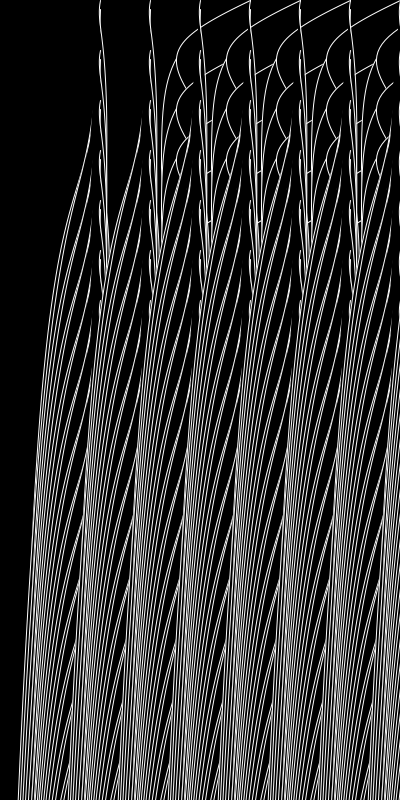
Frame 1 (no input)
Frame 2 (the mouse pressed at the canvas centre, redrawn once): identical to frame 1, image omitted

The Processing sketch that drew this single still picture (run headless with seeded random() and noise(); the mouse was pressed at the canvas centre and the sketch redrawn once):

// Processing sketch: processing_24813
// ── processing_24813.pde

int h=250;
int g=100;
int c=1000;
//import processing.pdf.*;

int patternSeperationX = 50;
int patternSeperationY = 50;


void setup(){
  size(400,800);
  // beginRecord(PDF,"wallpapermaterial.pdf");
  background(0);
  smooth();

  
  
  
  for(int i = 0; i < width/patternSeperationX; i++){
      for(int j = 0; j < height/patternSeperationY; j++){
        pushMatrix();
        translate(i*patternSeperationX, j*patternSeperationY);
        yourFunction();
        popMatrix();
      }
  }
  
  endRecord();
  
}


void draw()
{
  
}


void yourFunction(){
  

  
   strokeWeight(1);

stroke(255);
fill(0);
bezier(h, 0, 100, 90, 250, 100, 100, c);
fill(0);
bezier(h, 0, 70, 90, 250, 100, 80, c);
bezier(h,100,150,50,200,39,250,c);
bezier(h,0,150,150,300,100,500,c);
bezier(h,30,350,60,400,50,700,c);
bezier(h,0,20,109,389,29,500,c);
bezier(g,90,90,300,150,25,50,c);
bezier(g,30,90,300,30,25,20,c);
bezier(g,9,90,300,43,25,10,c);
bezier(g,0,90,50,150,25,30,c);
noLoop();

}


void keyPressed(){
  if(key=='s'||key=='S')
  {
    //
  }
}
